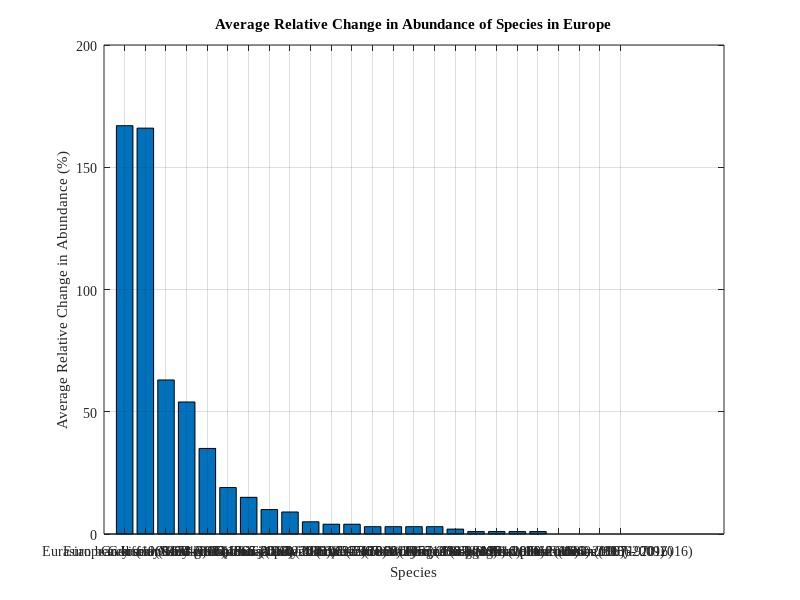

Write the MATLAB code that produced this figure.
clearvars; close all; clc;

% Data: Common names of species and their average relative change in abundance
species = {'Eurasian beaver (1960-2016)', 'European bison (1960-2016)', 'Grey seal (1978-2016)', 'Geoffroy''s bat (1974-2016)', ...
    'Iberian wild goat (1966-2012)', 'Grey wolf (1965-2016)', 'Southern chamois (1970-2016)', 'Chamois (1960-2016)', ...
    'Golden jackal (2001-2015)', 'Eurasian lynx (1963-2016)', 'Alpine ibex (1975-2016)', 'Wild boar (1967-2016)', ...
    'Red deer (1960-2016)', 'Eurasian otter (1977-2016)', 'Western roe deer (1966-2016)', 'Iberian lynx (1987-2016)', ...
    'Wolverine (1989-2016)', 'Ringed seal (1971-2016)', 'Eurasian badger (1960-2016)', 'Harbour seal (1960-2016)', ...
    'Loggerhead turtle (1984-2016)', 'Brown bear (1960-2016)', 'Humpback whale (1997-2009)', 'Pine marten (1986- 2016)', ...
    'Eurasian elk (1970-2016)'};

abundance = [167, 166, 63, 54, 35, 19, 15, 10, 9, 5, 4, 4, 3, 3, 3, 3, 2, 1, 1, 1, ...
    1, 0, 0, 0, 0];  % Average relative change in abundance

populations = [98, 20, 18, 12, 9, 86, 31, 31, 4, 75, 6, 73, 63, 31, 59, 7, 19, 12, 69, 32, 14, 67, 2, 25, 55];

% Create the bar chart
figure; % Open a new figure
bar(abundance);  % Create a bar chart with the abundance values

% Customize the plot
title('Average Relative Change in Abundance of Species in Europe', 'FontName', 'Times New Roman', 'FontSize', 20);  % Title of the plot
xlabel('Species', 'FontName', 'Times New Roman', 'FontSize', 20);  % Label for the x-axis
ylabel('Average Relative Change in Abundance (%)', 'FontName', 'Times New Roman', 'FontSize', 20);  % Label for the y-axis

% Set the x-axis tick labels to species names
set(gca, 'XTick', 1:length(species), 'XTickLabel', species, 'FontName', 'Times New Roman', 'FontSize', 20);

% Rotate the x-axis labels for better readability
xtickangle(45);  

% Optionally, increase the font size for clarity
set(gca, 'FontSize', 10, 'FontName', 'Times New Roman');

% Enable grid for better visualization
grid on;